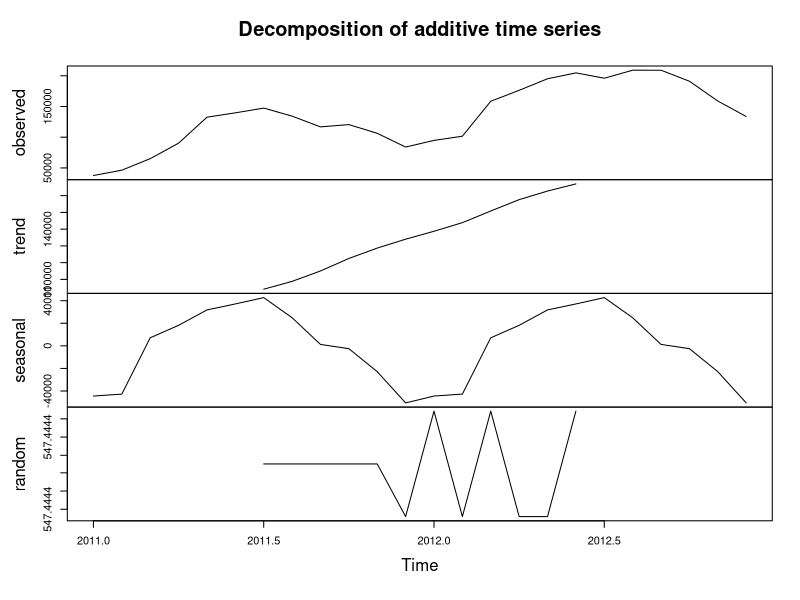

Recreate this plot in R. (Note: this script raises an error after producing the figure.)
library(dplyr)
library(lubridate)

# ch6 rider data

rider = read.csv('Ch6_ridership_data_2011-2012.csv')
str(rider)
rider = rider %>%
  group_by(Year = year(datetime), Month = month(datetime)) %>%
  summarise(sum(count))
table(rider$Year, rider$Month)
str(rider)
rider_ts = ts(rider[,3], frequency = 12, start = c(2011,1))
str(rider_ts)
plot(decompose(rider_ts))
plot(forecast(auto.arima(rider_ts)))
plot(forecast(tbats(rider_ts),h=12))



# gdp data

gdp = read.csv('gdp_gni_annual_nominal.csv')
str(gdp)
gdp = gdp %>%
  filter(series == 'abs') %>%
  select(c(2,3)) %>%
  filter(year(date) > 1954)
data = gdp %>% 
  group_by(Year = year(date), Month = month(date)) %>%
  summarise(Price = mean(gdp))
table(data$Year, data$Month)
gdp_ts = ts(data[,3], frequency=1, start=c(1947))
class(gdp_ts)
gdp_ts
plot(decompose(gdp_ts))
par(mfrow=c(1,2))
plot(forecast(auto.arima(gdp_ts)))
plot(forecast(tbats(gdp_ts)))

# Quarterly gdp

gdp = read.csv('gdp_qtr_nominal.csv')
str(gdp)
gdp = gdp %>%
  filter(series == 'abs') %>%
  select(c(2,3))
data = gdp %>% 
  group_by(Year = year(date), Month = month(date)) %>%
  summarise(Price = mean(value))
table(data$Year, data$Month)
gdp_ts = ts(data[,3], frequency=4, start=c(2015,1))
class(gdp_ts)
gdp_ts
par(mfrow=c(1,2))
plot(decompose(gdp_ts))
plot(forecast(auto.arima(gdp_ts)))
plot(forecast(tbats(gdp_ts)))

# stock market

ftse = read.csv("FTSE Malaysia KLCI Historical Data.csv")
head(ftse)
ftse = ftse[,c(1,2)]
head(ftse)
str(ftse)
ftse$Price = as.numeric(gsub(',','',ftse$Price))
ftse$Date = as.Date(ftse$Date, format = '%m/%d/%Y')
ftse = ftse %>% 
  group_by(Year = year(Date), Month = month(Date)) %>%
  summarise(Price = mean(Price))
head(ftse)
str(ftse)
head(ftse)
table(ftse$Year, ftse$Month)
ftse_ts = ts(ftse[,3], frequency = 12, start=c(2010,5))
class(ftse_ts)
ftse_ts

plot(decompose(ftse_ts))
par(mfrow=c(1,2))
plot(forecast(auto.arima(ftse_ts)))
plot(forecast(tbats(ftse_ts)))

# Claude AI Analysis 
# Load required libraries
library(tidyverse)
library(forecast)
library(tseries)
library(ggplot2)
library(zoo)

# Read and prepare the data
data <- read.csv("gdp_gni_annual_nominal.csv")
data$date <- as.Date(data$date)

# Filter for 'abs' series only (absolute values)
abs_data <- data %>% 
  filter(series == "abs")

# Create time series objects
gdp_ts <- ts(abs_data$gdp, start = 1947, frequency = 1)
gni_ts <- ts(abs_data$gni, start = 1947, frequency = 1)

# 1. Basic Time Series Plot
ggplot(abs_data, aes(x = date)) +
  geom_line(aes(y = gdp, color = "GDP"), size = 1) +
  geom_line(aes(y = gni, color = "GNI"), size = 1) +
  labs(title = "GDP and GNI Over Time",
       x = "Year",
       y = "Value",
       color = "Metric") +
  theme_minimal() +
  scale_color_manual(values = c("GDP" = "blue", "GNI" = "red"))

# 2. Decomposition Analysis for GDP
gdp_decomp <- decompose(gdp_ts)
plot(gdp_decomp)

# 3. Calculate rolling statistics
window_size <- 5
abs_data <- abs_data %>%
  mutate(
    gdp_ma = rollmean(gdp, k = window_size, fill = NA),
    gdp_sd = rollapply(gdp, width = window_size, FUN = sd, fill = NA)
  )

# 4. Growth Rate Analysis
ggplot(data %>% filter(series == "growth_yoy"), aes(x = date)) +
  geom_line(aes(y = gdp, color = "GDP Growth"), size = 1) +
  geom_line(aes(y = gni, color = "GNI Growth"), size = 1) +
  labs(title = "Year-over-Year Growth Rates",
       x = "Year",
       y = "Growth Rate (%)",
       color = "Metric") +
  theme_minimal()

# 5. Stationarity Test
adf_test_gdp <- adf.test(gdp_ts, alternative = "stationary")
print("ADF Test Results for GDP:")
print(adf_test_gdp)

# 6. Correlation Analysis
correlation <- cor(abs_data$gdp, abs_data$gni, use = "complete.obs")
print(paste("Correlation between GDP and GNI:", round(correlation, 4)))

# 7. Forecast future values using ARIMA
gdp_arima <- auto.arima(gdp_ts)
gdp_forecast <- forecast(gdp_arima, h = 5)
plot(gdp_forecast, main = "GDP Forecast for Next 5 Years")

# 8. Per Capita Analysis
ggplot(abs_data, aes(x = date)) +
  geom_line(aes(y = gdp_capita, color = "GDP per capita"), size = 1) +
  geom_line(aes(y = gni_capita, color = "GNI per capita"), size = 1) +
  labs(title = "Per Capita GDP and GNI Over Time",
       x = "Year",
       y = "Value per Capita",
       color = "Metric") +
  theme_minimal()

# 9. Summary Statistics
summary_stats <- abs_data %>%
  summarise(
    gdp_mean = mean(gdp, na.rm = TRUE),
    gdp_sd = sd(gdp, na.rm = TRUE),
    gni_mean = mean(gni, na.rm = TRUE),
    gni_sd = sd(gni, na.rm = TRUE),
    gdp_capita_mean = mean(gdp_capita, na.rm = TRUE),
    gni_capita_mean = mean(gni_capita, na.rm = TRUE)
  )
print("Summary Statistics:")
print(summary_stats)
